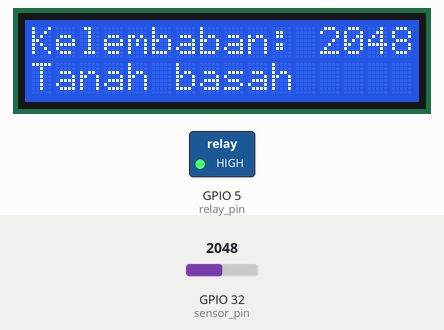
Recording of a sketch running on a simulated ESP32. On the bench: 16×2 character LCD, switched loads named in the sketch (green lamp = pin HIGH). The inputs (shaded band) are chosen by the test bench; at power-on: GPIO 32 (sensor_pin) = 2048. WiFi joins after 1.5 s; servers stay silent unless stated; what the sketch prints to the serial monitor is not drawn.

Above: at 3.0 s.
3.1 s: GPIO 32 (sensor_pin) set to 2263
At 5.0 s:
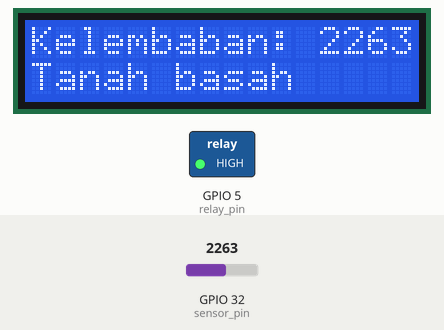
5.4 s: GPIO 32 (sensor_pin) set to 2371
At 7.1 s:
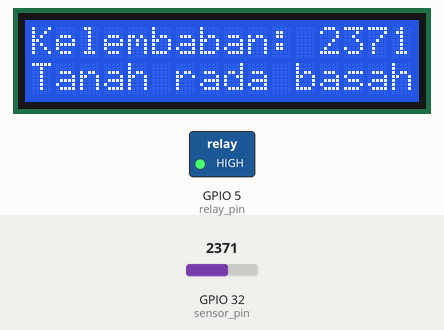
7.4 s: GPIO 32 (sensor_pin) set to 2973
At 9.2 s:
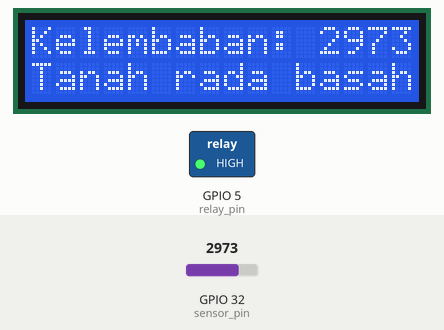
9.5 s: GPIO 32 (sensor_pin) set to 3051
At 11.4 s:
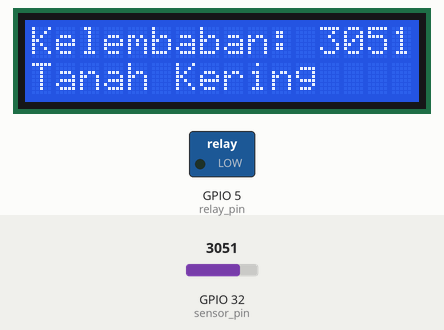
Timing chart, 0 to 12.5 s (numbered marks = the images above; inputs shaded):
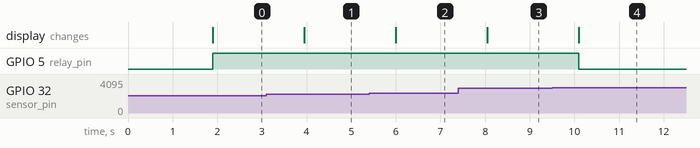

Measured:
- the behaviour switches between 2299 and 2300 on GPIO 32 (sensor_pin) (found by bisection; images 1 and 2)
- the behaviour switches between 3000 and 3001 on GPIO 32 (sensor_pin) (found by bisection; images 3 and 4)
- after the input at 3.1 s, the display: changes after 0.85 s (image 1)
- after the input at 5.4 s, the display: changes after 0.60 s (image 2)
- after the input at 7.4 s, the display: changes after 0.65 s (image 3)
- after the input at 9.5 s, GPIO 5 (relay_pin): HIGH → LOW after 0.59 s; the display: changes after 0.59 s (image 4)

The sketch:

Mappi32_Smart_Garden_Blynk.ino
```cpp
#define BLYNK_TEMPLATE_ID "TMPL6aP3ImYzS"
#define BLYNK_TEMPLATE_NAME "Soil"
#define BLYNK_AUTH_TOKEN "sTpzh20Wwza0ney_HDno-ADel_YFz_l1"
#define BLYNK_PRINT Serial

#include <WiFi.h>
#include <WiFiClient.h>
#include <BlynkSimpleEsp32.h>
#include <Wire.h>
#include <LiquidCrystal_I2C.h>

char auth[] = BLYNK_AUTH_TOKEN;
char ssid[] = "hoshinova";
char pass[] = "MoonaBiniGwe";

int sensor_pin = 32; // Sensor Pin
int relay_pin = 5;   // Relay Pin

LiquidCrystal_I2C lcd(0x27, 16, 2); // Set the LCD address to 0x27 for a 16 chars and 2 line display
BlynkTimer timer;

void sendSensorDataToBlynk() {
  int sensor_data = analogRead(sensor_pin);
  Blynk.virtualWrite(V1, sensor_data); // Send sensor data to Blynk app
}

void setup() {
  Serial.begin(9600);
  pinMode(sensor_pin, INPUT);
  pinMode(relay_pin, OUTPUT);
  Blynk.begin(auth, ssid, pass);
  lcd.init();
  lcd.backlight(); // Turn on the backlight

  timer.setInterval(1000L, sendSensorDataToBlynk); // Send data to Blynk every second
}

void loop() {
  Blynk.run();
  timer.run();

  int sensor_data = analogRead(sensor_pin);
  Serial.print("Sensor_data: ");
  Serial.print(sensor_data);
  Serial.print("\t | ");

  lcd.setCursor(0, 0); // Set cursor to the first row
  lcd.print("Kelembaban: ");
  lcd.print(sensor_data);

  lcd.setCursor(0, 1); // Set cursor to the second row
  if (sensor_data > 3000) {
    Serial.println("No moisture, Soil is dry");
    lcd.print("Tanah Kering    ");
    digitalWrite(relay_pin, LOW);
  } else if (sensor_data >= 2300 && sensor_data <= 2500) {
    Serial.println("There is some moisture, Soil is medium");
    lcd.print("Tanah rada basah");
    digitalWrite(relay_pin, HIGH);
  } else if (sensor_data < 2200) {
    Serial.println("Soil is wet");
    lcd.print("Tanah basah     ");
    digitalWrite(relay_pin, HIGH);
  }

  delay(1000); // Adjust the delay as needed
}
```
